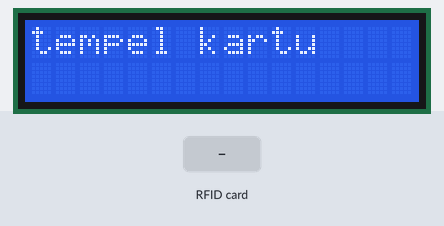
Simulated run of this sketch. Board: Arduino Uno, built with avr-gcc and run on an emulated ATmega328P. Shown: 16×2 character LCD. The test bench sets the inputs (shaded band). What the sketch prints to the serial monitor is not drawn.

Above: at 1.3 s.
1.4 s: RFID card 05 87 74 A6 02 32 00 held to the reader
At 2.6 s:
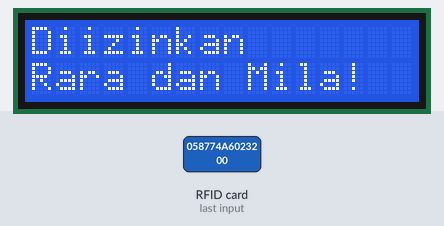
2.9 s: RFID card 5E 7A 19 C4 held to the reader
At 5.3 s:
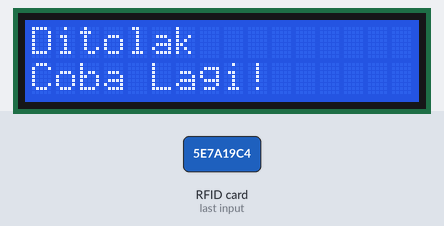
5.9 s: RFID card 04 0A 3A FA 04 6F 80 held to the reader
At 7.3 s:
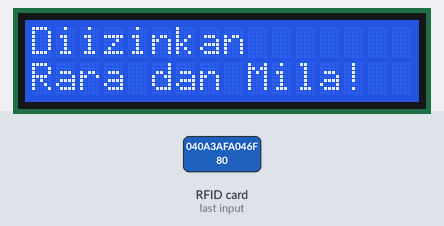
Timing chart, 0 to 8.9 s (numbered marks = the images above; inputs shaded):
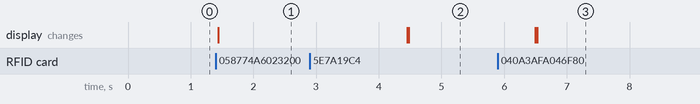

Measured:
- after the input at 1.4 s, the display: changes at once (image 1)
- after the input at 2.9 s, the display: first differs from a run without the input after 1.6 s (image 2)
- after the input at 5.9 s, the display: first differs from a run without the input after 0.62 s (image 3)

The sketch:

RFID_LCD.ino
```cpp
#include <SPI.h>
#include <MFRC522.h>
#include <Wire.h>
#include <LiquidCrystal_I2C.h>

// Definisi pin untuk RFID, LED, Relay, dan Buzzer
#define SS_PIN 10
#define RST_PIN 9
#define ACCESS_DELAY 2000  // Durasi akses diizinkan (2 detik)
#define DENIED_DELAY 1000  // Durasi akses ditolak (1 detik)
int sda = A4;
int scl = A5;
// Inisialisasi objek RFID dan LCD
MFRC522 mfrc522(SS_PIN, RST_PIN);
LiquidCrystal_I2C lcd(0x27, 16, 2); // Alamat I2C LCD

// Daftar UID yang diizinkan
String allowedUIDs[] = {
  "05 87 74 A6 02 32 00",  // UID pertama yang diizinkan
  "04 0A 3A FA 04 6F 80",  // UID kedua yang diizinkan
  "04 38 41 92 51 63 80"   // UID ketiga yang diizinkan
};

void setup() {
  // Inisialisasi komunikasi serial dan SPI
  Serial.begin(9600);
  SPI.begin();
  mfrc522.PCD_Init();

  // Pesan awal di serial monitor
  Serial.println("Tempatkan kartu di RFID...");

  // Inisialisasi LCD
  lcd.init();
  lcd.backlight();
  lcd.clear();
  lcd.setCursor(0, 0);
  lcd.print("tempel kartu");
}

void loop() {
  if (!mfrc522.PICC_IsNewCardPresent()) {
    return; // Jika tidak ada kartu, lanjutkan
  }

  // Pilih kartu
  if (!mfrc522.PICC_ReadCardSerial()) {
    return; // Jika tidak dapat membaca kartu, lanjutkan
  }

  // Menampilkan UID di Serial Monitor dan LCD
  String content = readRFID();

  // Cek apakah kartu diizinkan
  if (isAuthorized(content)) {
    grantAccess();  // Fungsi untuk memberi akses
  } else {
    denyAccess();   // Fungsi untuk menolak akses
  }

  // Tampilkan kembali pesan "Siapkan Kartu!" setelah akses diberikan atau ditolak
  delay(1000);
  lcd.clear();
  lcd.setCursor(0, 0);
  lcd.print("tempel kartu");
}

// Membaca UID kartu RFID
String readRFID() {
  String content = "";
  Serial.print("UID tag : ");
  for (byte i = 0; i < mfrc522.uid.size; i++) {
    Serial.print(mfrc522.uid.uidByte[i] < 0x10 ? " 0" : " ");
    Serial.print(mfrc522.uid.uidByte[i], HEX);
    content.concat(String(mfrc522.uid.uidByte[i] < 0x10 ? " 0" : " "));
    content.concat(String(mfrc522.uid.uidByte[i], HEX));
  }
  Serial.println();
  content.toUpperCase();  // Ubah UID menjadi huruf besar
  return content;
}

// Mengecek apakah kartu diizinkan berdasarkan UID
bool isAuthorized(String content) {
  // Loop untuk memeriksa apakah UID ada di daftar yang diizinkan
  for (int i = 0; i < sizeof(allowedUIDs) / sizeof(allowedUIDs[0]); i++) {
    if (content.substring(1) == allowedUIDs[i]) {
      return true;  // Jika cocok, akses diizinkan
    }
  }
  return false;  // Jika tidak cocok, akses ditolak
}

// Fungsi untuk memberikan akses jika kartu diizinkan
void grantAccess() {
  Serial.println("diizinkan");
  lcd.clear();  // Membersihkan layar LCD
  lcd.setCursor(0, 0);
  lcd.print("Diizinkan");
  lcd.setCursor(0, 1);
  lcd.print("Rara dan Mila!");
  delay(ACCESS_DELAY);
}

// Fungsi untuk menolak akses jika kartu tidak diizinkan
void denyAccess() {
  Serial.println("Akses ditolak");
  lcd.clear();  // Membersihkan layar LCD
  lcd.setCursor(0, 0);
  lcd.print("Ditolak");
  lcd.setCursor(0, 1);
  lcd.print("Coba Lagi!");
  delay(DENIED_DELAY);
}
```
